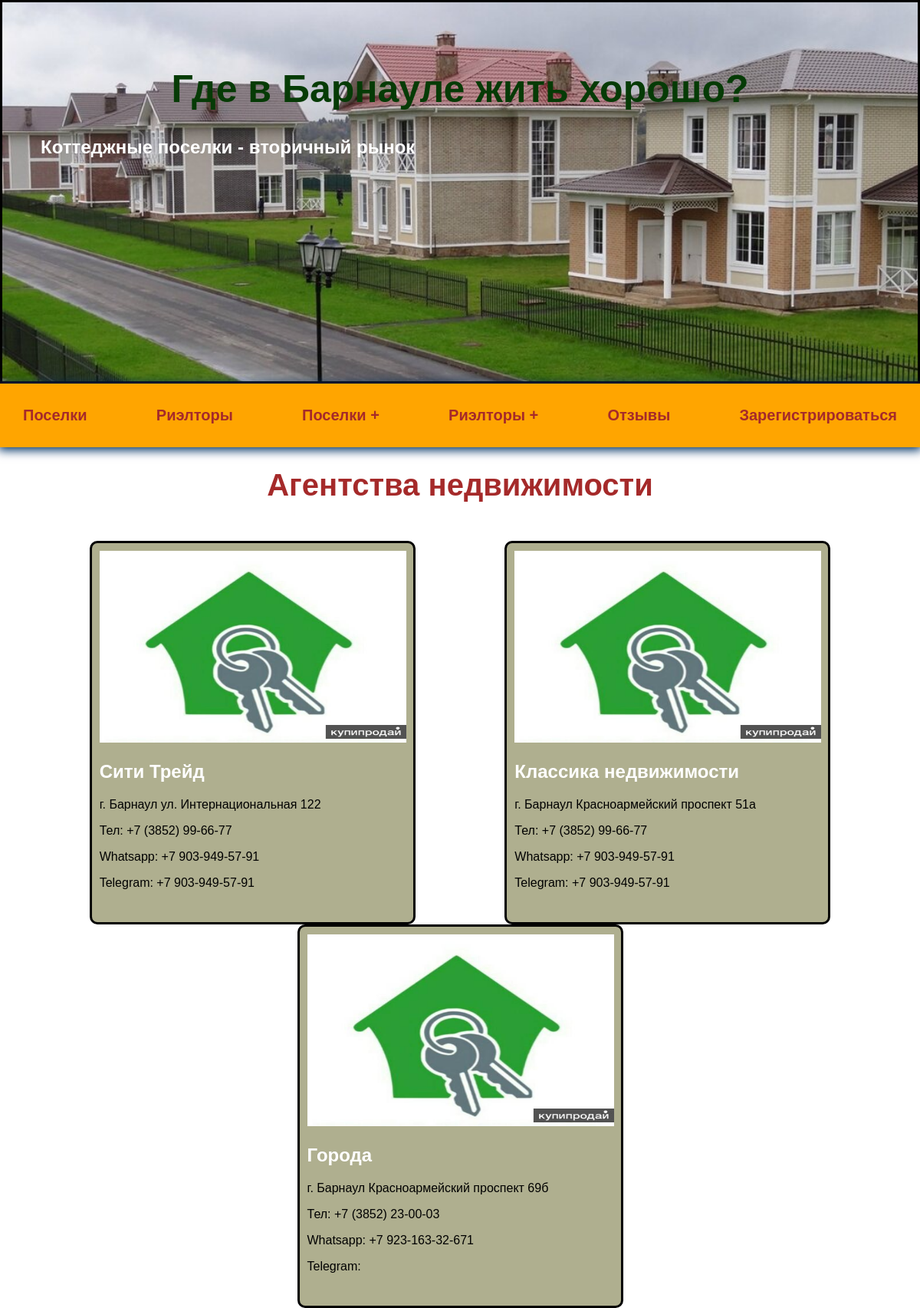
/realtors/, run on the app's committed database.
### realtors/models.py (models this page shows, shortened)
class Realtor(models.Model):
    title = models.CharField(max_length=100)
    office_adress = models.CharField(max_length=200)
    description = models.TextField(blank=True)
    featured_image = models.ImageField(upload_to="realtors", blank=True, default="default.jpg")
    experience = models.IntegerField(default=0)
    contacts = models.CharField(max_length=200, blank=True)
    website = models.CharField(max_length=400, blank=True)
    whatsapp = models.CharField(max_length=100, blank=True)
    telegram = models.CharField(max_length=100, blank=True)
    villages = models.ManyToManyField(Village, blank=True)

### realtors/views.py (the view)
# urls.py: path('realtors/', include('realtors.urls')),
def realtors(request):
    rl = Realtor.objects.all()
    context = {
        "realtors": rl
    }
    return render(request, 'realtors/realtors.html', context)

### realtors/templates/realtors/realtors.html
{% extends 'villages/base.html' %}
{% block content %}
<h1>Агентства недвижимости</h1>
<div class="cards1">
    {% for realtor in realtors %}
    <div class="card1">
    <img class="image_card" src="{{ realtor.featured_image.url }}" alt="image_card">
    <h2>
        {{ realtor.title }}
    </h2>
    <p>{{ realtor.office_adress }}</p>
    <p>Тел: {{ realtor.contacts }}</p>
    <p>Whatsapp: {{ realtor.whatsapp }}</p>
    <p>Telegram: {{ realtor.telegram }}</p>
    </div>
    {% endfor %}
</div>
{% endblock %}

### realtors/static/css/style.css (style rules this page uses)
body { padding: 0; margin: 0; font-family: Arial, Helvetica, sans-serif; }
h1 { text-align: center; font-size: 40px; color: brown; }
h2 { color: white; }
.cards1 { width: 100%; margin-top: 50px; display: flex; flex-wrap: wrap; justify-content: space-evenly; }
.card1 { width: 425px; height: 500px; padding: 10px; border: 3px solid black; border-radius: 10px; background-color: rgb(175, 175, 143); box-sizing: border-box; }
.image_card { width: 400px; height: 250px; }

### data on the page
Realtor: featured_image (placeholder picture), title "Сити Трейд", office_adress "г. Барнаул ул. Интернациональная 122", contacts "+7 (3852) 99-66-77", whatsapp "+7 903-949-57-91", telegram "+7 903-949-57-91"
Realtor: featured_image (placeholder picture), title "Классика недвижимости", office_adress "г. Барнаул Красноармейский проспект 51а", contacts "+7 (3852) 99-66-77", whatsapp "+7 903-949-57-91", telegram "+7 903-949-57-91"
Realtor: featured_image (placeholder picture), title "Города", office_adress "г. Барнаул Красноармейский проспект 69б", contacts "+7 (3852) 23-00-03", whatsapp "+7 923-163-32-671"
